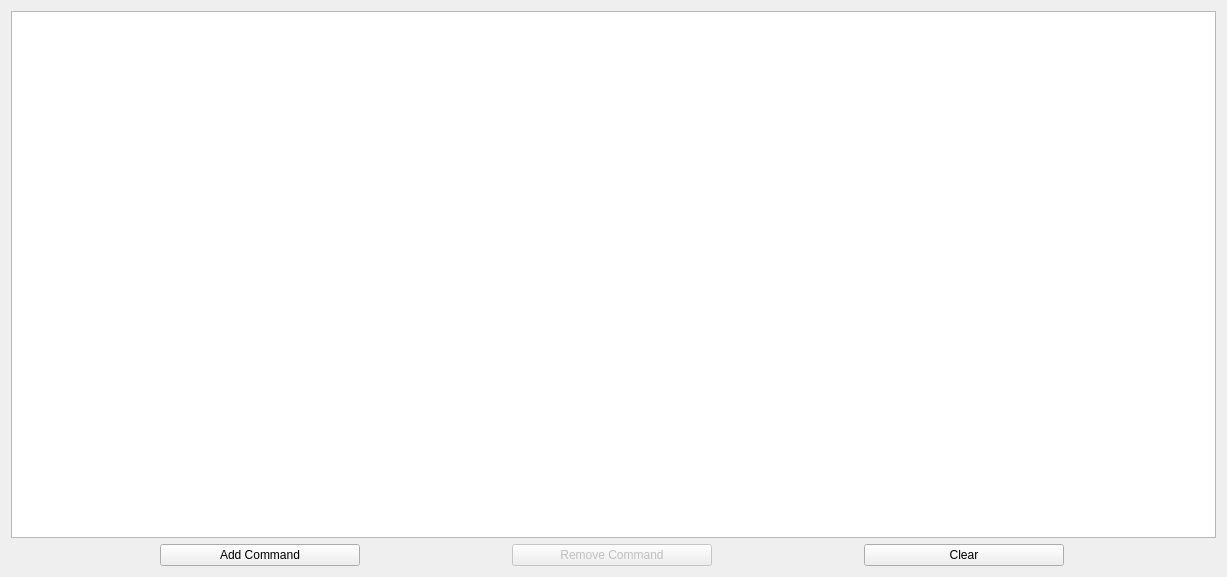
<?xml version="1.0" encoding="UTF-8"?>
<ui version="4.0">
 <class>UwxPredefinedCommandsTab</class>
 <widget class="QWidget" name="UwxPredefinedCommandsTab">
  <property name="geometry">
   <rect>
    <x>0</x>
    <y>0</y>
    <width>1227</width>
    <height>577</height>
   </rect>
  </property>
  <property name="sizePolicy">
   <sizepolicy hsizetype="Preferred" vsizetype="Minimum">
    <horstretch>0</horstretch>
    <verstretch>0</verstretch>
   </sizepolicy>
  </property>
  <property name="windowTitle">
   <string>UwxPredefinedCommandsTab</string>
  </property>
  <layout class="QGridLayout" name="gridLayout">
   <item row="0" column="0">
    <widget class="QTableView" name="tableView"/>
   </item>
   <item row="1" column="0">
    <layout class="QHBoxLayout" name="horizontalLayout">
     <property name="spacing">
      <number>3</number>
     </property>
     <item>
      <widget class="QPushButton" name="btn_Add">
       <property name="minimumSize">
        <size>
         <width>48</width>
         <height>0</height>
        </size>
       </property>
       <property name="maximumSize">
        <size>
         <width>200</width>
         <height>16777215</height>
        </size>
       </property>
       <property name="text">
        <string>Add Command</string>
       </property>
       <property name="icon">
        <iconset>
         <normalon>:/images/PlusIcon.png</normalon>
        </iconset>
       </property>
       <property name="autoDefault">
        <bool>false</bool>
       </property>
      </widget>
     </item>
     <item>
      <widget class="QPushButton" name="btn_Remove">
       <property name="enabled">
        <bool>false</bool>
       </property>
       <property name="minimumSize">
        <size>
         <width>48</width>
         <height>0</height>
        </size>
       </property>
       <property name="maximumSize">
        <size>
         <width>200</width>
         <height>16777215</height>
        </size>
       </property>
       <property name="text">
        <string>Remove Command</string>
       </property>
       <property name="icon">
        <iconset>
         <normalon>:/images/MinusIcon.png</normalon>
        </iconset>
       </property>
       <property name="autoDefault">
        <bool>false</bool>
       </property>
      </widget>
     </item>
     <item>
      <widget class="QPushButton" name="btn_Clear">
       <property name="enabled">
        <bool>true</bool>
       </property>
       <property name="minimumSize">
        <size>
         <width>48</width>
         <height>0</height>
        </size>
       </property>
       <property name="maximumSize">
        <size>
         <width>200</width>
         <height>16777215</height>
        </size>
       </property>
       <property name="text">
        <string>Clear</string>
       </property>
       <property name="autoDefault">
        <bool>false</bool>
       </property>
      </widget>
     </item>
    </layout>
   </item>
  </layout>
 </widget>
 <resources/>
 <connections/>
</ui>
